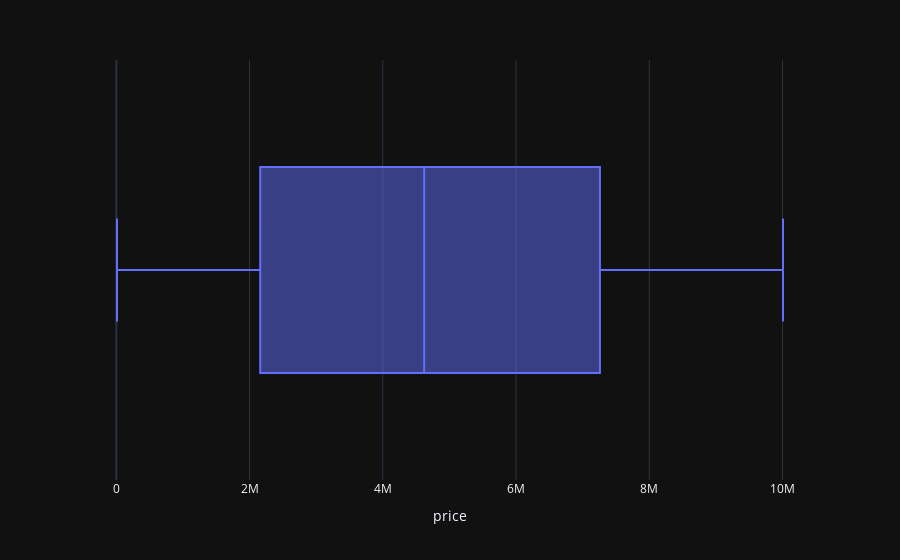

The notebook cell this image was saved under:
### Code cell
px.box(train_test,x="price",template="plotly_dark")

### Figure 1 — Plotly figure (JSON) as saved in the notebook; plotly's stock layout.template omitted (floating-point values rounded to 4 significant figures; data arrays with more than 128 entries replaced by an {"elided": "..."} marker saying what was removed)
{"data": [{"alignmentgroup": "True", "hovertemplate": "price=%{x}<extra></extra>", "legendgroup": "", "marker": {"color": "#636efa"}, "name": "", "notched": false, "offsetgroup": "", "orientation": "h", "showlegend": false, "type": "box", "x": {"elided": "47884 float values"}, "x0": " ", "xaxis": "x", "y0": " ", "yaxis": "y"}], "layout": {"boxmode": "group", "legend": {"tracegroupgap": 0}, "margin": {"t": 60}, "xaxis": {"anchor": "y", "domain": [0, 1], "title": {"text": "price"}}, "yaxis": {"anchor": "x", "domain": [0, 1]}}}
